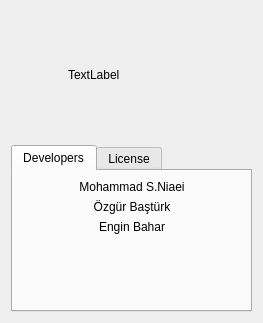
<?xml version="1.0" encoding="UTF-8"?>
<ui version="4.0">
 <class>Dialog</class>
 <widget class="QDialog" name="Dialog">
  <property name="geometry">
   <rect>
    <x>0</x>
    <y>0</y>
    <width>263</width>
    <height>323</height>
   </rect>
  </property>
  <property name="windowTitle">
   <string>About</string>
  </property>
  <layout class="QGridLayout" name="gridLayout_5">
   <item row="0" column="0">
    <spacer name="horizontalSpacer">
     <property name="orientation">
      <enum>Qt::Horizontal</enum>
     </property>
     <property name="sizeHint" stdset="0">
      <size>
       <width>47</width>
       <height>20</height>
      </size>
     </property>
    </spacer>
   </item>
   <item row="0" column="1">
    <widget class="QLabel" name="label">
     <property name="minimumSize">
      <size>
       <width>128</width>
       <height>128</height>
      </size>
     </property>
     <property name="maximumSize">
      <size>
       <width>128</width>
       <height>128</height>
      </size>
     </property>
     <property name="text">
      <string>TextLabel</string>
     </property>
    </widget>
   </item>
   <item row="0" column="2">
    <spacer name="horizontalSpacer_2">
     <property name="orientation">
      <enum>Qt::Horizontal</enum>
     </property>
     <property name="sizeHint" stdset="0">
      <size>
       <width>46</width>
       <height>20</height>
      </size>
     </property>
    </spacer>
   </item>
   <item row="1" column="0" colspan="3">
    <widget class="QTabWidget" name="tabWidget">
     <property name="currentIndex">
      <number>0</number>
     </property>
     <widget class="QWidget" name="tab">
      <attribute name="title">
       <string>Developers</string>
      </attribute>
      <layout class="QGridLayout" name="gridLayout_2">
       <item row="0" column="0">
        <spacer name="horizontalSpacer_3">
         <property name="orientation">
          <enum>Qt::Horizontal</enum>
         </property>
         <property name="sizeHint" stdset="0">
          <size>
           <width>40</width>
           <height>20</height>
          </size>
         </property>
        </spacer>
       </item>
       <item row="0" column="1">
        <layout class="QGridLayout" name="gridLayout">
         <item row="0" column="0">
          <widget class="QLabel" name="label_2">
           <property name="text">
            <string>Mohammad S.Niaei</string>
           </property>
           <property name="alignment">
            <set>Qt::AlignCenter</set>
           </property>
          </widget>
         </item>
         <item row="1" column="0">
          <widget class="QLabel" name="label_4">
           <property name="text">
            <string>Özgür Baştürk</string>
           </property>
           <property name="alignment">
            <set>Qt::AlignCenter</set>
           </property>
          </widget>
         </item>
         <item row="2" column="0">
          <widget class="QLabel" name="label_3">
           <property name="text">
            <string>Engin Bahar</string>
           </property>
           <property name="alignment">
            <set>Qt::AlignCenter</set>
           </property>
          </widget>
         </item>
        </layout>
       </item>
       <item row="0" column="2">
        <spacer name="horizontalSpacer_4">
         <property name="orientation">
          <enum>Qt::Horizontal</enum>
         </property>
         <property name="sizeHint" stdset="0">
          <size>
           <width>40</width>
           <height>20</height>
          </size>
         </property>
        </spacer>
       </item>
       <item row="1" column="1">
        <spacer name="verticalSpacer">
         <property name="orientation">
          <enum>Qt::Vertical</enum>
         </property>
         <property name="sizeHint" stdset="0">
          <size>
           <width>20</width>
           <height>41</height>
          </size>
         </property>
        </spacer>
       </item>
      </layout>
     </widget>
     <widget class="QWidget" name="tab_2">
      <attribute name="title">
       <string>License</string>
      </attribute>
      <layout class="QGridLayout" name="gridLayout_4">
       <item row="0" column="0">
        <spacer name="horizontalSpacer_5">
         <property name="orientation">
          <enum>Qt::Horizontal</enum>
         </property>
         <property name="sizeHint" stdset="0">
          <size>
           <width>18</width>
           <height>20</height>
          </size>
         </property>
        </spacer>
       </item>
       <item row="0" column="1">
        <layout class="QGridLayout" name="gridLayout_3">
         <item row="0" column="0">
          <widget class="QLabel" name="label_5">
           <property name="text">
            <string>MIT</string>
           </property>
           <property name="alignment">
            <set>Qt::AlignCenter</set>
           </property>
          </widget>
         </item>
         <item row="1" column="0">
          <widget class="QLabel" name="label_6">
           <property name="text">
            <string>GNU GPL V3</string>
           </property>
           <property name="alignment">
            <set>Qt::AlignCenter</set>
           </property>
          </widget>
         </item>
        </layout>
       </item>
       <item row="0" column="2">
        <spacer name="horizontalSpacer_6">
         <property name="orientation">
          <enum>Qt::Horizontal</enum>
         </property>
         <property name="sizeHint" stdset="0">
          <size>
           <width>19</width>
           <height>20</height>
          </size>
         </property>
        </spacer>
       </item>
       <item row="1" column="1">
        <spacer name="verticalSpacer_2">
         <property name="orientation">
          <enum>Qt::Vertical</enum>
         </property>
         <property name="sizeHint" stdset="0">
          <size>
           <width>20</width>
           <height>21</height>
          </size>
         </property>
        </spacer>
       </item>
      </layout>
     </widget>
    </widget>
   </item>
  </layout>
 </widget>
 <resources/>
 <connections/>
</ui>
